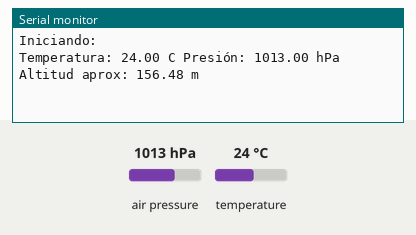
Bench run of a sketch on a simulated Arduino Uno, built with avr-gcc and run on an emulated ATmega328P. On the bench: the last lines printed to the serial monitor. Inputs (shaded band) come from the test bench; at power-on: air pressure 1013 hPa, temperature 24 °C.

Above: at 1.2 s.
1.3 s: air pressure set to 952 hPa
At 5.4 s:
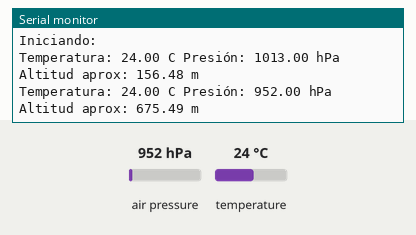
5.5 s: temperature set to 12 °C
9.7 s: air pressure set to 975 hPa
At 11.1 s:
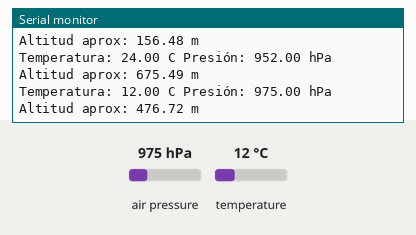
Timing chart, 0 to 12.7 s (numbered marks = the images above; inputs shaded):
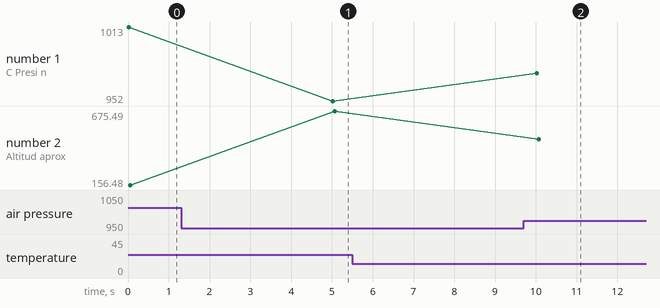

The sketch:

Estaci_n_Metereol_gica.ino
```cpp
#include <Wire.h>    // incluye libreria de bus I2C
#include <Adafruit_Sensor.h>  // incluye librerias para sensor BMP280
#include <Adafruit_BMP280.h>

Adafruit_BMP280 bmp;    // crea objeto con nombre bmp

float TEMPERATURA;    // variable para almacenar valor de temperatura
float PRESION;      // variable para almacenar valor de presion atmosferica


void setup() {
  Serial.begin(9600);       // inicializa comunicacion serie a 9600 bps
  Serial.println("Iniciando:");     // texto de inicio
  if ( !bmp.begin() ) {       // si falla la comunicacion con el sensor mostrar
    Serial.println("BMP280 no encontrado !"); // texto y detener flujo del programa
    while (1);          // mediante bucle infinito
  }

}

void loop() {
  TEMPERATURA = bmp.readTemperature();    // almacena en variable el valor de temperatura
  PRESION = bmp.readPressure()/100;   // almacena en variable el valor de presion divido (Valor en hectopascal)
            // por 100 para covertirlo a hectopascales
  Serial.print("Temperatura: ");    // muestra texto
  Serial.print(TEMPERATURA);      // muestra valor de la variable
  Serial.print(" C ");        // muestra letra C indicando grados centigrados

  Serial.print("Presión: ");      // muestra texto
  Serial.print(PRESION);      // muestra valor de la variable
  Serial.println(" hPa");     // muestra texto hPa indicando hectopascales

   Serial.print("Altitud aprox: ");    // muestra texto
  Serial.print(bmp.readAltitude(1032));      // muestra valor de la variable, Aquí colocar la presión en hPa del lugar donde vives.
  Serial.println(" m ");        // muestra letra C indicando grados centigrados

  delay(5000);          // demora de 5 segundos entre lecturas
}
```

Measured:
- after the input at 1.3 s, the serial monitor: prints a new line after 3.7 s (image 1)
- after the input at 9.7 s, the serial monitor: prints a new line after 0.33 s (image 2)
- plotted number 1: 1013 → 952 after the input at 1.3 s, 952 → 975 after the input at 9.7 s
- plotted number 2: 156.48 → 675.49 after the input at 1.3 s, 675.49 → 476.72 after the input at 9.7 s
